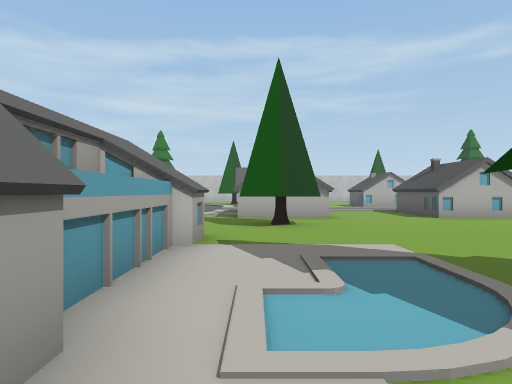
[1] (above)

24 first-person views from a walk through a Unity game level. The camera is 1.4 m above the floor, looks level and sees 70° across. The floor is counted in squares, 2 m on a side. Each view is taken from the middle of a square. On the plan, view 1 faces up. The plan holds only what a view shows up to about 11 squares ahead; the rest is blank. The place goes on beyond the plan. Some surface patterns are stand-ins.

[2]
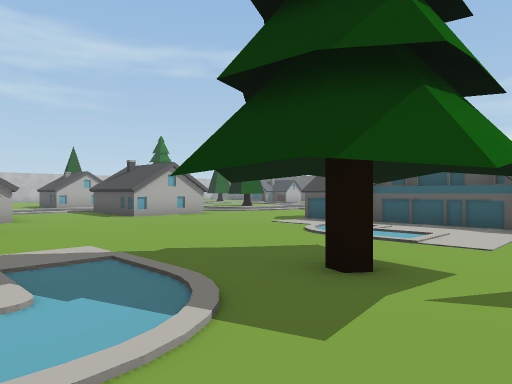

[3]
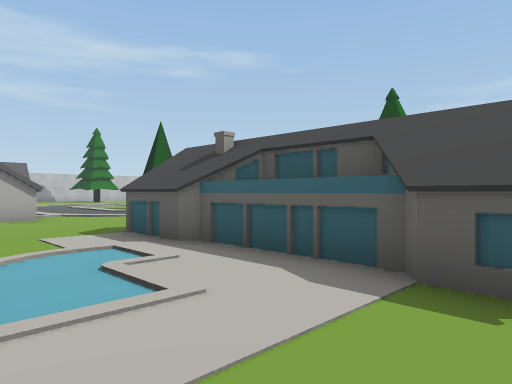

[4]
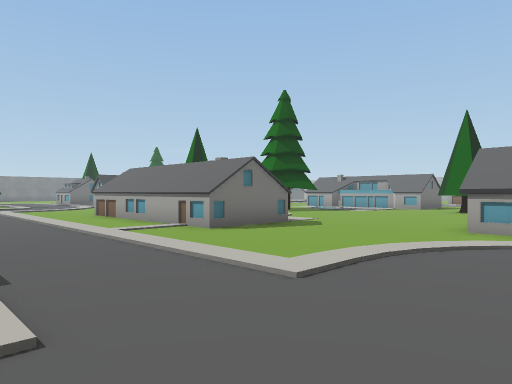

[5]
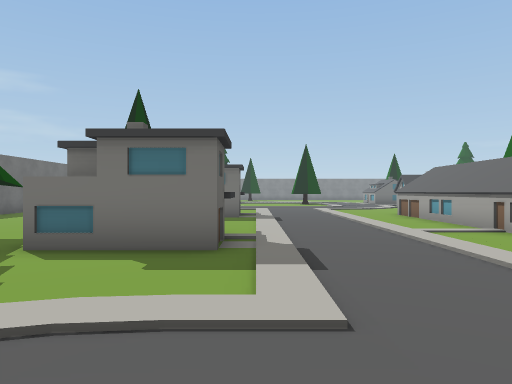

[6]
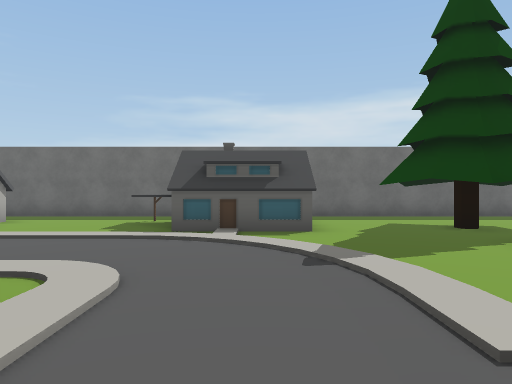

[7]
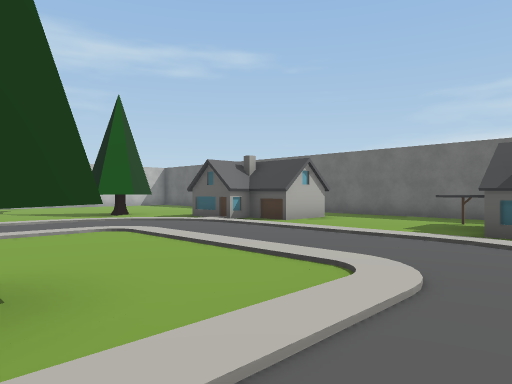

[8]
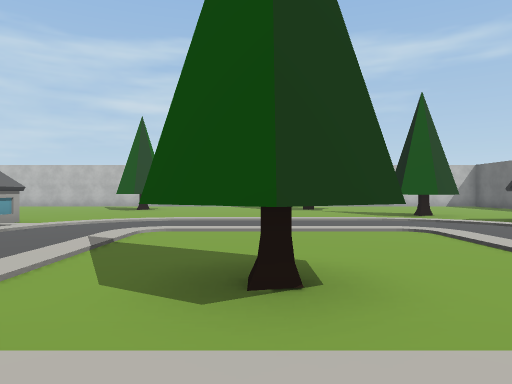

[9]
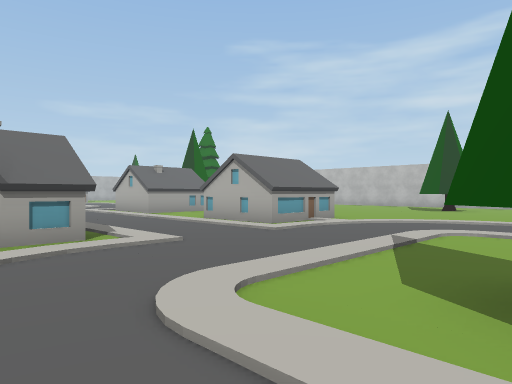

[10]
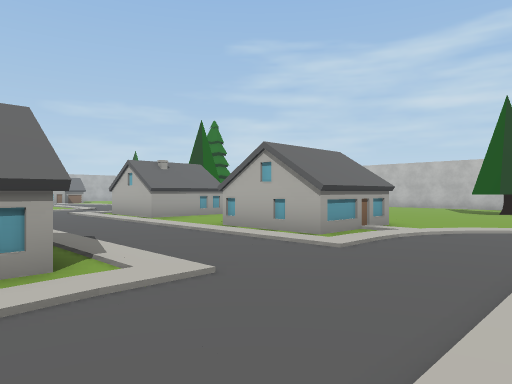

[11]
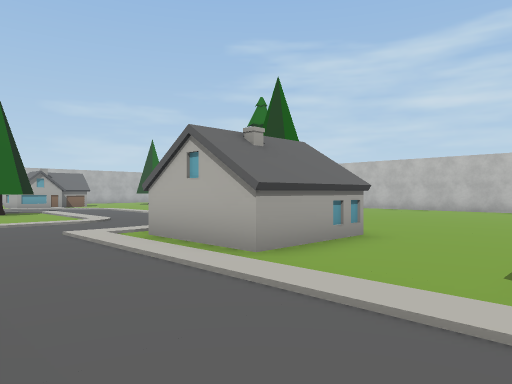

[12]
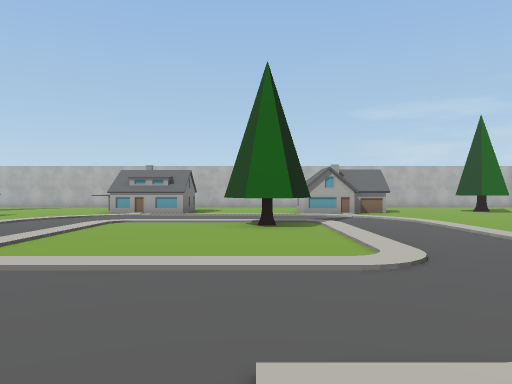

[13]
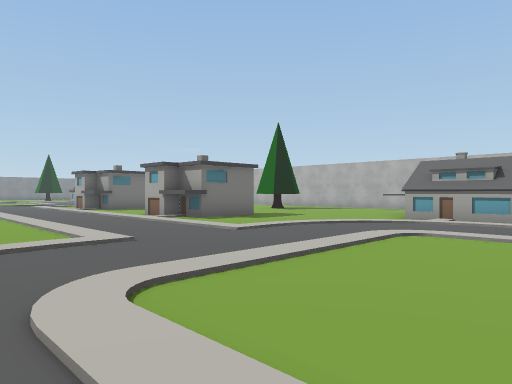

[14]
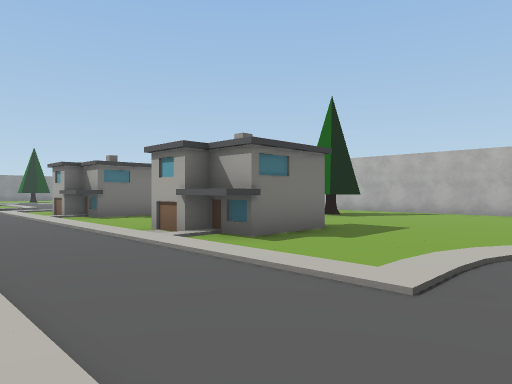

[15]
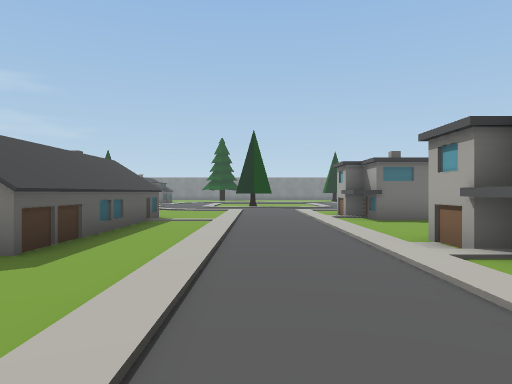

[16]
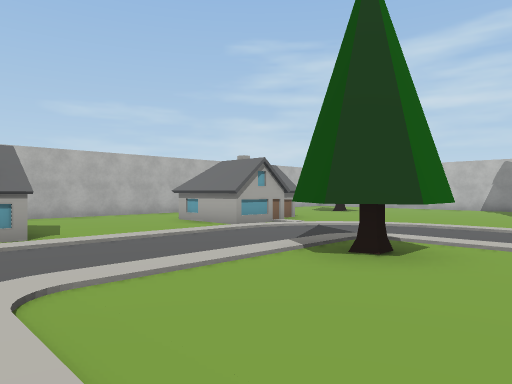

[17]
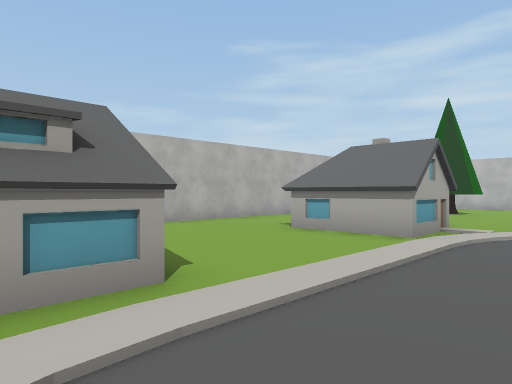

[18]
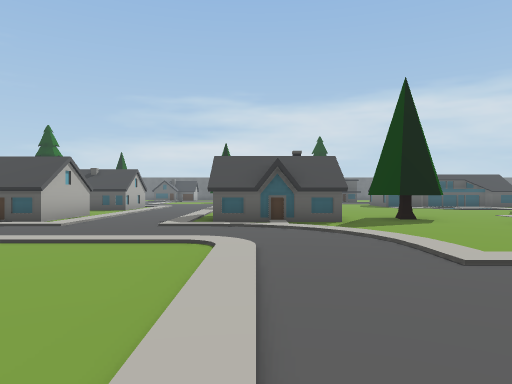

[19]
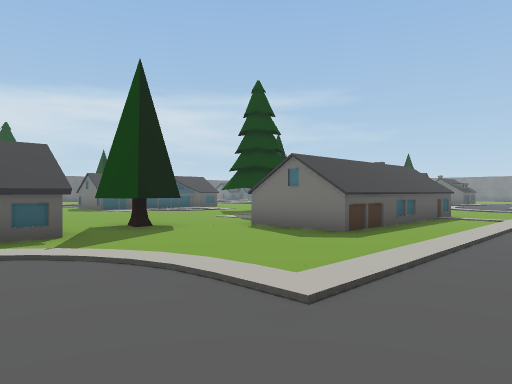

[20]
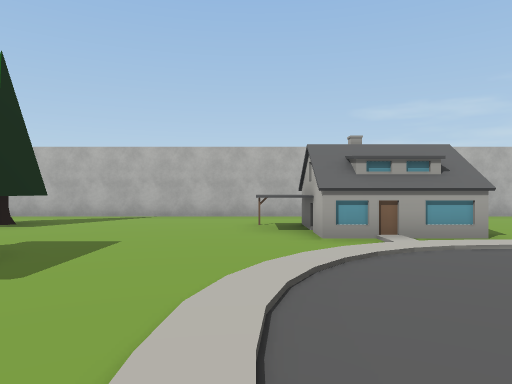

[21]
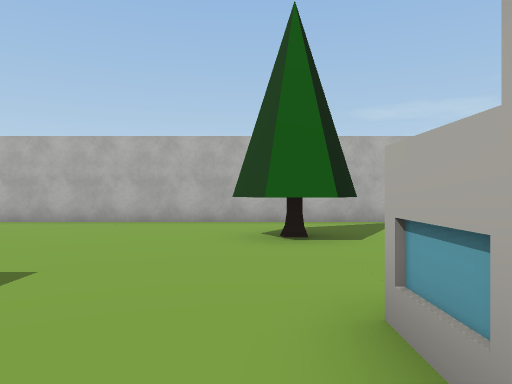

[22]
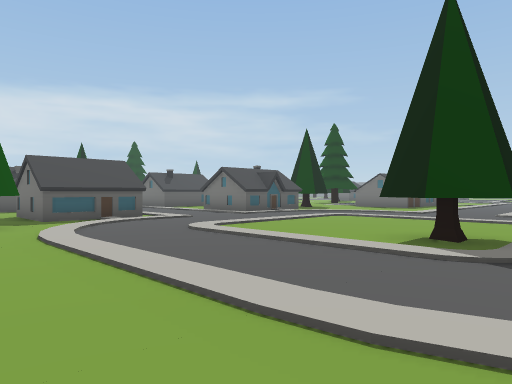

[23]
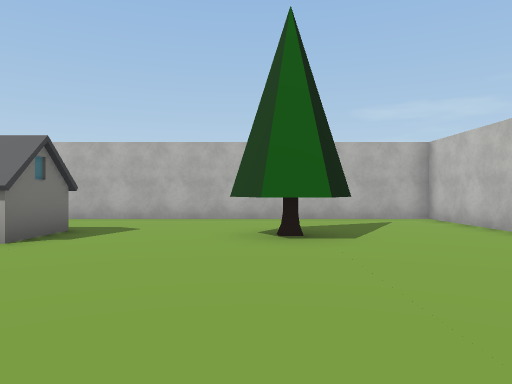

[24]
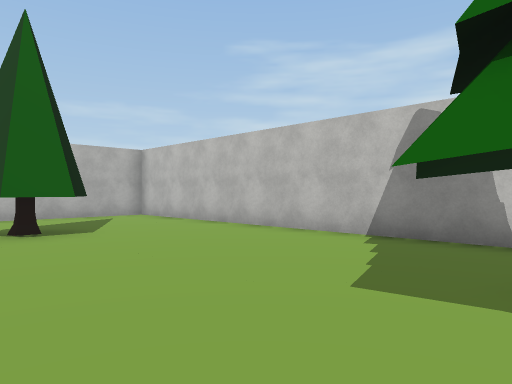

### Floor plan
Key: @ floor where view 1 was taken; # wall or solid block; . floor; ^ raised ledge; T tree; O other object.
Columns run from 18 left of view 1 to 24 right of it. Each row starts with its distance up from view 1.
 29 ###########
 28 #
 27 #
 26 #                         TT
 25 #   TT                    TT
 24 #   TT    .
 23 #          .                        T
 22 #       .        T                 TT
 21 #    ...........TT        ...       T.
 20 #    #.............      .............#
 19 #    #............#O#   O#............OO
 18 #   ##............#O#   O#............#O  #
 17 #   ......T.......###..###............#O  #
 16 #     ...TT   ................    ....    #
 15 #     ....    ................    ....    #
 14       ....   ................. TT ....    #
 13    OOO............#      #.....T......    #
 12    OOO............#      #............O O
 11 #  OOO............#    ###...........   O
 10 #   O ............###  ###........... OOO
  9 #     ............T       ...........     #
  8 #         ....    TT          ....        #
  7 #      O#^....                ....O#^     #
  6 #       OO.... ###       .### ....OO      #
  5 #  TT .^#O.... #O#...   ..#O#.....        #
  4 #  TT ........ #O^...  ...#O# ....        #
  3 #         .... #O^...  ...^O# ....
  2 #       ...... #O#..TT ...^O# ....  TT
  1 #      O#^.....#O#..   ...#O# ....O TT
  0 #       OO.... #O @    .   O  ..

Positions as (right, up) in squares from view 1, and headings:
1: (0, 0), facing up
2: (0, 0), facing up-right
3: (5, 0), facing up-right
4: (15, 12), facing down-left
5: (15, 12), facing down
6: (13, 11), facing right
7: (13, 11), facing up-right
8: (13, 11), facing up
9: (13, 11), facing up-left
10: (11, 12), facing up-left
11: (5, 14), facing up-left
12: (0, 16), facing left
13: (-3, 15), facing down-left
14: (-5, 11), facing down-left
15: (-6, 10), facing down
16: (-6, 12), facing up-left
17: (-10, 12), facing up-left
18: (-9, 12), facing right
19: (-7, 12), facing down-right
20: (-7, 10), facing left
21: (-9, 4), facing left
22: (-10, 22), facing down-right
23: (-8, 24), facing left
24: (-7, 23), facing up-left
